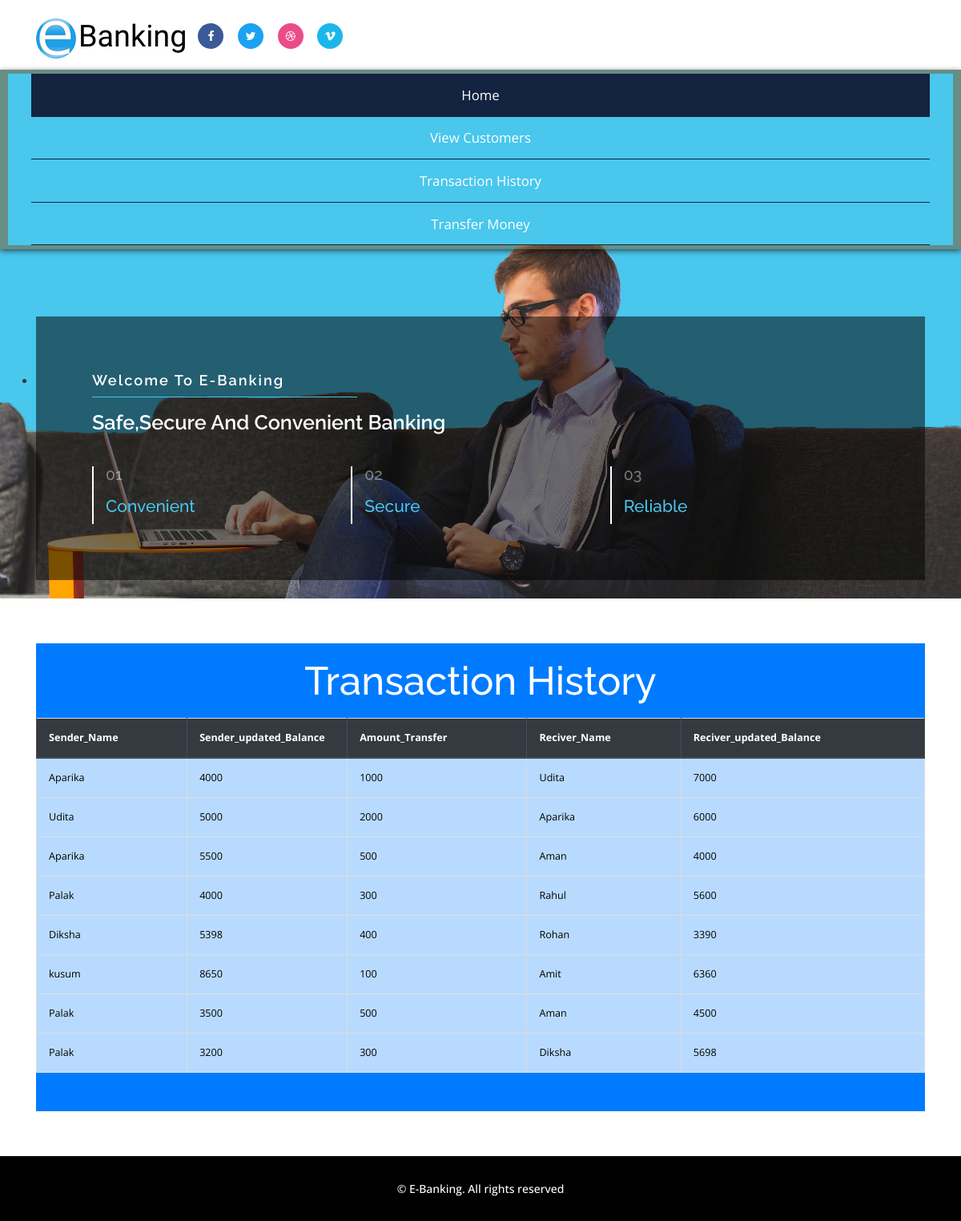
Screenshot of /transaction with the database file from the repository.
### user/models.py (models this page shows)
class transaction_deatials(models.Model):
    Sender_Name=models.CharField(max_length=225)
    Sender_updated_Balance=models.IntegerField()
    Amount_Transfer=models.IntegerField()
    Reciver_Name=models.CharField(max_length=225)
    Receiver_updated_Balance=models.IntegerField(default=0)

### user/views.py (the view)
def transaction(request):
    history=transaction_deatials.objects.all()
    return render(request,"transaction.html",{"history":history})

### user/templates/transaction.html (shortened to what this page needs)
{% extends 'index.html' %}
{% load static %}
{% block content %}
<div class="home-about w3ls-section ">
    <div class="container ">
        <div class="w3ls-about agile-section text-dark">
                <div class="w3-agileits-about-grids bg-primary ">
                    <div class="col-md-12 col-sm-12 col-xs-12 agileits-title bg-primary text-dark">
                        <h3 class="text-white">Transaction History </h3>
                    </div>
        <div class="about-bottom text-dark">
            <form action="{% url 'transaction' %}" method="post">
    <table class="table table-bordered table-primary table-hover">
        <thead class="thead-dark">
        <tr>
            <th style="color:white;" height="30px">Sender_Name</th>
            <th style="color:white;" width="200px">Sender_updated_Balance</th>
            <th style="color:white;">Amount_Transfer</th>
            <th style="color:white;">Reciver_Name</th>
            <th style="color:white;">Reciver_updated_Balance</th>
        </tr>
        </thead>
        <tbody>
            {% for i in history %}
                    <tr>
                        <td style="color: black;">{{ i.Sender_Name }}</td>
                        <td style="color: black;">{{ i.Sender_updated_Balance }}</td>
                        <td style="color: black;">{{ i.Amount_Transfer }}</td>
                        <td style="color: black;">{{ i.Reciver_Name}}</td>
                        <td style="color: black;">{{ i.Receiver_updated_Balance}}</td>
                    </tr>
            {% endfor %}
        </tbody>
    </table>
    </form>
</div>
</div>
</div>
</div>
</div>
{% endblock %}

### user/static/css/style.css (style rules this page uses)
body { margin:0; font-family: 'Open Sans', sans-serif; }
h1,h2,h3,h4,h5,h6 { margin:0; font-family: 'Raleway', sans-serif; }
.w3ls-section { padding:5em 0; }
.about-bottom { padding: 3em 0; }
.agileits-title { text-align: center; }
.agileits-title h3 { font-size: 3.5em; color: #000; display: inline-block; padding: .1em 0.5em; margin: 0.3em 1.3em; }
.table > thead > tr > th, .table > tbody > tr > th, .table > tfoot > tr > th, .table > thead > tr > td, .table > tbody > tr > td, .table > tfoot > tr > td { border-top: none !important; }
.table td, .table>tbody>tr>td, .table>tbody>tr>th, .table>tfoot>tr>td, .table>tfoot>tr>th, .table>thead>tr>td, .table>thead>tr>th { padding: 15px!important; }
.table > thead > tr > th, .table > tbody > tr > th, .table > tfoot > tr > th, .table > thead > tr > td, .table > tbody > tr > td, .table > tfoot > tr > td { font-size: 0.9em; color: #999; border-top: none !important; }
@media screen and (max-width: 1280px) { .w3ls-section { padding: 4em 0; } }
@media screen and (max-width: 1280px) { .about-bottom { padding: 2em 0; } }

### rows the page displays
transaction_deatials: Sender_Name "Aparika", Sender_updated_Balance "4000", Amount_Transfer "1000", Reciver_Name "Udita", Receiver_updated_Balance "7000"
transaction_deatials: Sender_Name "Udita", Sender_updated_Balance "5000", Amount_Transfer "2000", Reciver_Name "Aparika", Receiver_updated_Balance "6000"
transaction_deatials: Sender_Name "Aparika", Sender_updated_Balance "5500", Amount_Transfer "500", Reciver_Name "Aman", Receiver_updated_Balance "4000"
transaction_deatials: Sender_Name "Palak", Sender_updated_Balance "4000", Amount_Transfer "300", Reciver_Name "Rahul", Receiver_updated_Balance "5600"
transaction_deatials: Sender_Name "Diksha", Sender_updated_Balance "5398", Amount_Transfer "400", Reciver_Name "Rohan", Receiver_updated_Balance "3390"
transaction_deatials: Sender_Name "kusum", Sender_updated_Balance "8650", Amount_Transfer "100", Reciver_Name "Amit", Receiver_updated_Balance "6360"
transaction_deatials: Sender_Name "Palak", Sender_updated_Balance "3500", Amount_Transfer "500", Reciver_Name "Aman", Receiver_updated_Balance "4500"
transaction_deatials: Sender_Name "Palak", Sender_updated_Balance "3200", Amount_Transfer "300", Reciver_Name "Diksha", Receiver_updated_Balance "5698"
